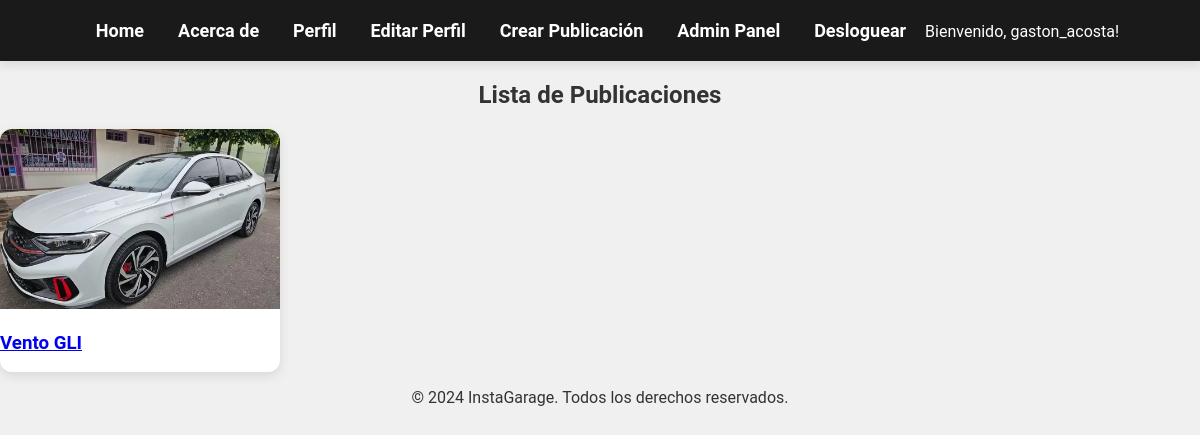
/mensajes/ (signed in), run on the app's committed database.
### principal/models.py (models this page shows, shortened)
class Publicacion(models.Model):
    titulo = models.CharField(max_length=200)
    descripcion_corta = models.CharField(max_length=300)
    descripcion = models.TextField()
    precio = models.DecimalField(max_digits=10, decimal_places=2)
    imagen = models.ImageField(upload_to='publicaciones/')
    url = models.URLField(max_length=200, blank=True, null=True)
    autor = models.ForeignKey(User, on_delete=models.CASCADE, related_name='mensajes_publicaciones')
    fecha_creacion = models.DateTimeField(auto_now_add=True)

### mensajes/views.py (the view)
# urls.py: path('', views.listar_publicaciones, name='listar_publicaciones'),
def listar_publicaciones(request):
    publicaciones = Publicacion.objects.all().order_by('-fecha_creacion')
    return render(request, 'mensajes/listar_publicaciones.html', {'publicaciones': publicaciones})

### mensajes/templates/mensajes/listar_publicaciones.html
{% extends 'principal/base.html' %}
{% block content %}
<h2>Lista de Publicaciones</h2>
<div class="publicaciones">
    {% for publicacion in publicaciones %}
        <div class="card">
            <a href="{% url 'detalle_publicacion' publicacion.pk %}">
                <img src="{{ publicacion.imagen.url }}" alt="{{ publicacion.titulo }}">
                <h3>{{ publicacion.titulo }}</h3>
            </a>
        </div>
    {% endfor %}
</div>
{% endblock %}

### principal/templates/principal/base.html (shortened to what this page needs)
<!DOCTYPE html>
<html lang="es">
<head>
    {% load static %}
    <link rel="stylesheet" href="{% static 'principal/css/estilos.css' %}">
</head>
<body>
    <header>
        <nav id="main-nav">
            <a href="{% url 'home' %}">Home</a>
            <a href="{% url 'acerca_de' %}">Acerca de</a>
            {% if user.is_authenticated %}
                <a href="{% url 'perfil' %}">Perfil</a>
                <a href="{% url 'editar_perfil' %}">Editar Perfil</a>
                <a href="{% url 'crear_publicacion' %}">Crear Publicación</a>
                {% if user.perfil.estado == 'owner' %}
                    <a href="{% url 'gestionar_usuarios' %}">Admin Panel</a>
                {% endif %}
                <a href="{% url 'logout' %}">Desloguear</a>
                <span>Bienvenido, {{ user.username }}!</span>
            {% else %}
                <a href="{% url 'login' %}">Iniciar Sesión</a>
                <a href="{% url 'registrar' %}">Registrar</a>
            {% endif %}
        </nav>
    </header>
    <main>
        {% block content %}{% endblock %}
    </main>
    <footer>
        <p>&copy; 2024 InstaGarage. Todos los derechos reservados.</p>
    </footer>
</body>
</html>

### principal/static/principal/css/estilos.css (style rules this page uses)
body, html { font-family: 'Roboto', sans-serif; margin: 0; padding: 0; background-color: #f0f0f0; color: #333; text-align: center; }
nav { background-color: #1a1a1a; color: white; padding: 20px 0; text-align: center; box-shadow: 0px 4px 10px rgba(0, 0, 0, 0.1); position: sticky; top: 0; z-index: 1000; }
nav a { color: white; margin: 0 15px; text-decoration: none; font-weight: bold; font-size: 18px; transition: color 0.3s ease; }
.card { max-width: 280px; background-color: #fff; border-radius: 12px; box-shadow: 0 4px 12px rgba(0, 0, 0, 0.1); overflow: hidden; text-align: left; transition: transform 0.3s ease-in-out; }
.card img { width: 100%; height: 180px; object-fit: cover; transition: transform 0.3s ease; }

### data on the page
Publicacion: imagen (picture), titulo "Vento GLI"

### other printed values
{{ user.username }} "gaston_acosta"
